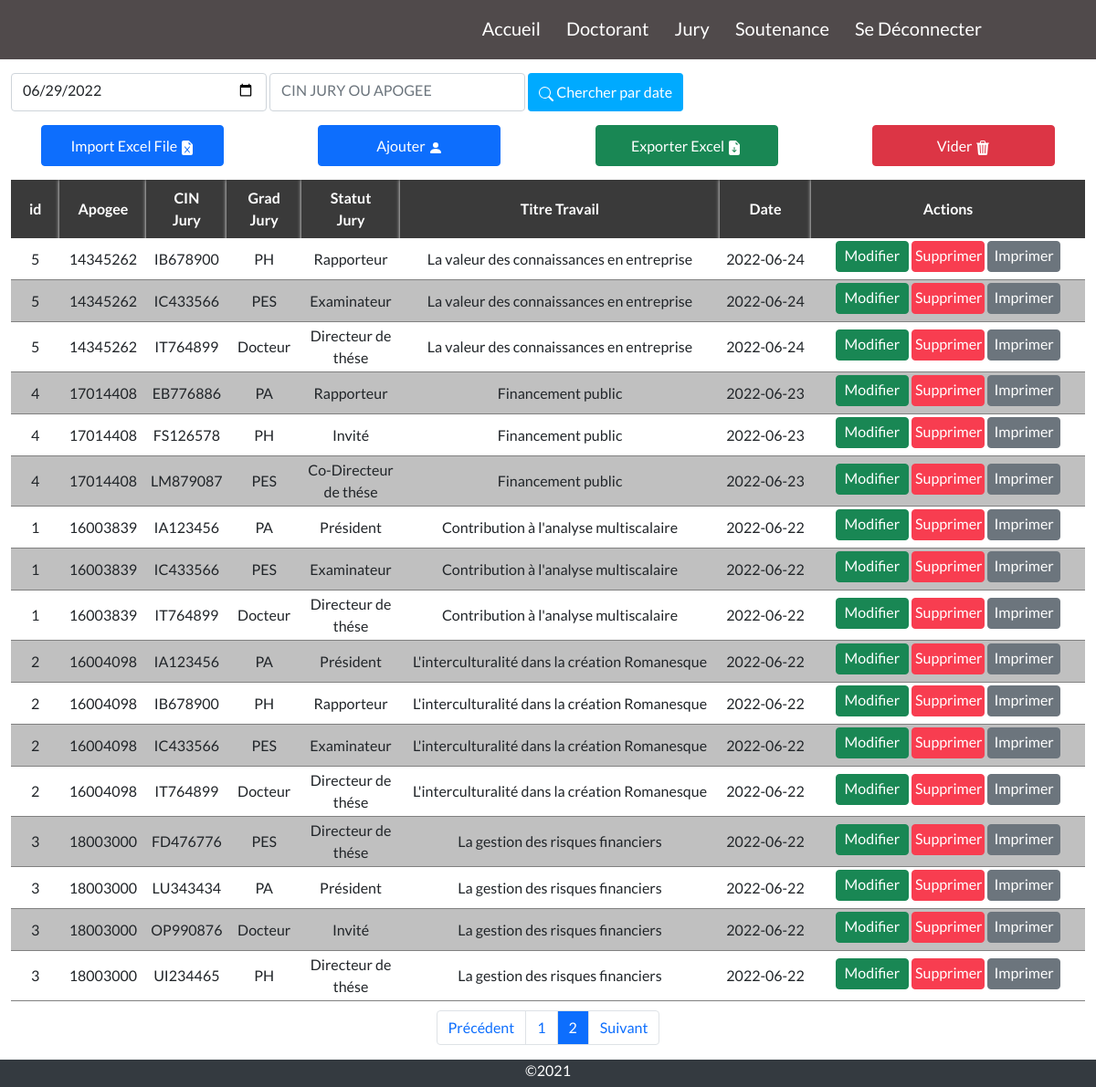
The app's page /Sout/Soutnance.php?page=2 (signed in) with its own data.
### tables this page shows
CREATE TABLE `soutenance` 
(
  `id_soutenance` SMALLINT NOT NULL,
  `CODE_Doc` INT NOT NULL,
  `CIN_J` VARCHAR(10) NOT NULL,
  `Titre_Travail` TEXT NOT NULL,
  `Date_Soutenance` DATE NOT NULL,
  `Grade_J` VARCHAR(40) NOT NULL CHECK(Grade_J IN ('PA','PH','PES','Docteur')),
  `Statut_J` VARCHAR(30) NOT NULL CHECK(Statut_J IN ('Président','Rapporteur','Examinateur','Directeur de thése','Co-Directeur de thése','Invité')),
  `Etablissement_J` VARCHAR(50) NOT NULL,

  FOREIGN KEY(`CODE_Doc`) REFERENCES `docteur`(`CODE_Doc`),
  FOREIGN KEY(`CIN_J`) REFERENCES `jury`(`CIN_J`)
);

### Sout/Soutnance.php (the view, shortened to what this page needs)
<?php Require("../connexion.php"); ?>
<?php
    if(IsSet($_POST["BTNsearch"]))
    {
        $date=$_POST["DateRch"];
        $query="SELECT id_soutenance,s.CODE_Doc,CIN_Doc,s.CIN_J,Grade_J,Statut_J,Titre_Travail,Date_Soutenance  FROM soutenance s INNER JOIN docteur d ON s.CODE_Doc=d.CODE_Doc INNER JOIN jury j on s.CIN_J=j.CIN_J where Date_Soutenance='$date' ORDER BY Date_Soutenance Desc,id_soutenance,s.CIN_J";
        $Res=MySqli_Query($con,$query);
        $nbr_page=1;
        $page=1;
    }else
    {
        $sql = "SELECT * FROM soutenance ";
        $q = mysqli_query($con, $sql);
        $rowcount = mysqli_num_rows($q);
        $nbr_page=$rowcount/5;
        @$page = $_GET['page'];
        $nbr_elem_par_page = 20;
        $nbr_page = ceil($rowcount / $nbr_elem_par_page);
        $debut = ($page - 1) * $nbr_elem_par_page ;
        $previous = $page - 1 ;
        $next = $page + 1 ;
        if($next>$nbr_page)
        {
            $next = 1 ;
        }
        $query="SELECT id_soutenance,s.CODE_Doc,CIN_Doc,s.CIN_J,Grade_J,Statut_J,Titre_Travail,Date_Soutenance  FROM soutenance s INNER JOIN docteur d ON s.CODE_Doc=d.CODE_Doc INNER JOIN jury j on s.CIN_J=j.CIN_J ORDER BY Date_Soutenance Desc,id_soutenance,s.CIN_J limit $debut,$nbr_elem_par_page";
        $Res=MySqli_Query($con,$query);
    }
?>
<!DOCTYPE html>
<html lang="en">
<head>
    <link rel="stylesheet" href="../navbar and footer/navbar.css"/>
    <link rel="stylesheet" href="../navbar and footer/footer.css"/>
    <link href="../Bootstrap/CSS/bootstrap.css" rel="stylesheet" />
    <link rel="stylesheet" href="CSS/style.css"/>
    <link rel="stylesheet" href="../Alert/Alert.css">
</head>
<body>
    <?php Require_once("../navbar and footer/navbar.php") ?>
    <div class="container-fluid raw">
        <form method="POST" class="search">
            <input type="Date" class="form-control txtrch" name="DateRch" value="2022-06-29"/>
            <input type="text" class="form-control txtrch" placeholder="CIN JURY OU APOGEE" id="code" onkeyup="cherche()"/>
            <button class="btn btn-primary searchbutton" type="submit" name="BTNsearch">
                Chercher par date
            </button>
        </form>
        <div class="Insert">
            <a data-bs-toggle="modal" data-bs-target="#ModalIMPORTER" id="btn1" class="btn btn-primary col-2" style="margin-right: 100px;">
                Import Excel File
            </a>
            <a class="btn btn-primary col-2" data-bs-toggle="modal" href="#exampleModalToggle" role="button" onclick="Vider()" style="margin-right: 100px;">
                Ajouter
                <svg xmlns="http://www.w3.org/2000/svg" width="16" height="16" fill="currentColor" class="bi bi-person-fill" viewBox="0 0 16 16">
                 <path d="M3 14s-1 0-1-1 1-4 6-4 6 3 6 4-1 1-1 1H3zm5-6a3 3 0 1 0 0-6 3 3 0 0 0 0 6z"/>
                </svg>
            </a>
            <a class="btn btn-success" target="_blanck" href="php/ExporterSout.php" style="margin-right: 100px;">
                Exporter Excel
            </a>
            <a class="btn btn-danger vider" onclick="SupprimerSout('Supprimer','Vous voulez vider la table soutnance','','supprimer','Annuler')" >
                Vider
            </a>
        </div>
        <div id="container">
            <table id="Grid" class="grid">
                <tr>
                    <th>id</th>
                    <th>Apogee</th>
                    <th>CIN Jury</th>
                    <th>Grad Jury</th>
                    <th>Statut Jury</th>
                    <th style="width:350px">Titre Travail</th>
                    <th style="width:100px">Date</th>
                    <th style="width:200px">Actions</th>
                </tr>
                <?php while( $Row = Mysqli_fetch_assoc($Res)) { ?>
                    <tr>
                        <td data-label="id :"><?php echo $Row['id_soutenance'] ?></td>
                        <td data-label="Apogee :"><?php echo $Row['CODE_Doc'] ?></td>
                        <td data-label="CIN Jury :"><?php echo $Row['CIN_J'] ?></td>
                        <td data-label="Grad Jury :"><?php echo $Row['Grade_J'] ?></td>
                        <td data-label="Statut Jury :"><?php echo $Row['Statut_J']; ?></td>
                        <td data-label="Titre Travail :" class ="Titre_TravailGrid" style="width:200px"><?php echo $Row['Titre_Travail']; ?></td>
                        <td data-label="Date Soutenance :"><?php echo $Row['Date_Soutenance']; ?></td>
                        <td data-label="Actions :" class ="Actions" style="width:300px">
                            <a id="<?php echo  $Row["id_soutenance"] ?>" name="editer" onclick="Vider()" data-toggle="modal" class="btn btn-success Mod">Modifier</a>
                            <a href="#" id="delete" class="btn btn-danger" onclick="SupprimerSout('Supprimer','Vous voulez supprimer la soutnance de l\'id :','<?php echo $Row['id_soutenance'] ?>','supprimer','Annuler')">Supprimer</a>
                            <a class="btn btn-secondary Print" name="Print" onclick="ModalImprimer(<?php echo $Row['id_soutenance'] ?>)">Imprimer</a>
                        </td>
                        <?php } ?>
                    </tr>
            </table>
            <nav aria-label="Page navigation example justify-content-center">
                <ul id="pagination" class="pagination justify-content-center">
                    <li class="page-item">
                        <a class="page-link" id="Previous" href="?page=<?= $previous ?>">Précédent</a>
                    </li>
                    <?php
                        for($i=1 ; $i <= $nbr_page ; $i++){ ?>
                            <li class="page-item"><a class="page-link"  id="<?= $i ?>p" href="?page=<?= $i ?>"><?= $i ?></a></li>
                        <?php } ?>
                    <li class="page-item">
                        <a class="page-link" href="?page=<?= $next ?>">Suivant</a>
                    </li>
                </ul>
            </nav>
        </div>
    </div>
</body>
</html>

### navbar and footer/navbar.css (style rules this page uses)
body { margin: 0px; padding: 0px; }
nav { font-family: 'Lato', sans-serif; }

### navbar and footer/footer.css (style rules this page uses)
footer { background-color: #343a40; text-align: center; justify-content: center; color: #fff; margin: 0; position: relative; bottom: 0%; width: 100%; height: 30px; }

### Sout/CSS/style.css (style rules this page uses)
* { margin: 0px; padding: 0px; font-family: 'Lato', sans-serif; }
.search { grid-area: search; margin-right: 20px; }
.searchbutton { justify-content: space-between; height: 42px; background-color: #00AAFF; color: white; border: none; }
form { margin-top: 15px; }
.Insert { margin-bottom: 15px; margin-top: 15px; text-align: center; }
.Insert a { width: 200px; height: 45px; padding-top: 10px; }
table { width: 100%; margin: 10px auto; }
.grid th { text-align: center; background-color: #3A3A3A; color: white; padding: 8px 20px; box-shadow: 4px 4px 4px 4px; }
.grid td { border-bottom: solid 1px #808080; padding: 3px; text-align: center; }
.grid tr:nth-last-of-type(even) { background-color: #C0C0C0; }
.Print { color: #fff; width: 80px; height: 34px; padding: 3px; margin-bottom: 5px; }
#delete { color: #fff; background-color: #f83d50; border-color: #f83d50; width: 80px; height: 34px; padding: 3px; margin-bottom: 5px; }
.txtrch { display: inline-block; width: 280px; padding-bottom: 10px; }
.Mod { width: 80px; height: 34px; padding: 3px; margin-bottom: 5px; }
.justify-content-center { overflow-x: auto; }

### records on screen
soutenance: id_soutenance "5", CODE_Doc "14345262", CIN_J "IB678900", Grade_J "PH", Statut_J "Rapporteur", Titre_Travail "La valeur des connaissances en entreprise", Date_Soutenance "2022-06-24"
soutenance: id_soutenance "5", CODE_Doc "14345262", CIN_J "IC433566", Grade_J "PES", Statut_J "Examinateur", Titre_Travail "La valeur des connaissances en entreprise", Date_Soutenance "2022-06-24"
soutenance: id_soutenance "5", CODE_Doc "14345262", CIN_J "IT764899", Grade_J "Docteur", Statut_J "Directeur de thése", Titre_Travail "La valeur des connaissances en entreprise", Date_Soutenance "2022-06-24"
soutenance: id_soutenance "4", CODE_Doc "17014408", CIN_J "EB776886", Grade_J "PA", Statut_J "Rapporteur", Titre_Travail "Financement public", Date_Soutenance "2022-06-23"
soutenance: id_soutenance "4", CODE_Doc "17014408", CIN_J "FS126578", Grade_J "PH", Statut_J "Invité", Titre_Travail "Financement public", Date_Soutenance "2022-06-23"
soutenance: id_soutenance "4", CODE_Doc "17014408", CIN_J "LM879087", Grade_J "PES", Statut_J "Co-Directeur de thése", Titre_Travail "Financement public", Date_Soutenance "2022-06-23"
soutenance: id_soutenance "1", CODE_Doc "16003839", CIN_J "IA123456", Grade_J "PA", Statut_J "Président", Titre_Travail "Contribution à l'analyse multiscalaire", Date_Soutenance "2022-06-22"
soutenance: id_soutenance "1", CODE_Doc "16003839", CIN_J "IC433566", Grade_J "PES", Statut_J "Examinateur", Titre_Travail "Contribution à l'analyse multiscalaire", Date_Soutenance "2022-06-22"
soutenance: id_soutenance "1", CODE_Doc "16003839", CIN_J "IT764899", Grade_J "Docteur", Statut_J "Directeur de thése", Titre_Travail "Contribution à l'analyse multiscalaire", Date_Soutenance "2022-06-22"
soutenance: id_soutenance "2", CODE_Doc "16004098", CIN_J "IA123456", Grade_J "PA", Statut_J "Président", Titre_Travail "L'interculturalité dans la création Romanesque", Date_Soutenance "2022-06-22"
soutenance: id_soutenance "2", CODE_Doc "16004098", CIN_J "IB678900", Grade_J "PH", Statut_J "Rapporteur", Titre_Travail "L'interculturalité dans la création Romanesque", Date_Soutenance "2022-06-22"
soutenance: id_soutenance "2", CODE_Doc "16004098", CIN_J "IC433566", Grade_J "PES", Statut_J "Examinateur", Titre_Travail "L'interculturalité dans la création Romanesque", Date_Soutenance "2022-06-22"
soutenance: id_soutenance "2", CODE_Doc "16004098", CIN_J "IT764899", Grade_J "Docteur", Statut_J "Directeur de thése", Titre_Travail "L'interculturalité dans la création Romanesque", Date_Soutenance "2022-06-22"
soutenance: id_soutenance "3", CODE_Doc "18003000", CIN_J "FD476776", Grade_J "PES", Statut_J "Directeur de thése", Titre_Travail "La gestion des risques financiers", Date_Soutenance "2022-06-22"
soutenance: id_soutenance "3", CODE_Doc "18003000", CIN_J "LU343434", Grade_J "PA", Statut_J "Président", Titre_Travail "La gestion des risques financiers", Date_Soutenance "2022-06-22"
soutenance: id_soutenance "3", CODE_Doc "18003000", CIN_J "OP990876", Grade_J "Docteur", Statut_J "Invité", Titre_Travail "La gestion des risques financiers", Date_Soutenance "2022-06-22"
soutenance: id_soutenance "3", CODE_Doc "18003000", CIN_J "UI234465", Grade_J "PH", Statut_J "Directeur de thése", Titre_Travail "La gestion des risques financiers", Date_Soutenance "2022-06-22"
